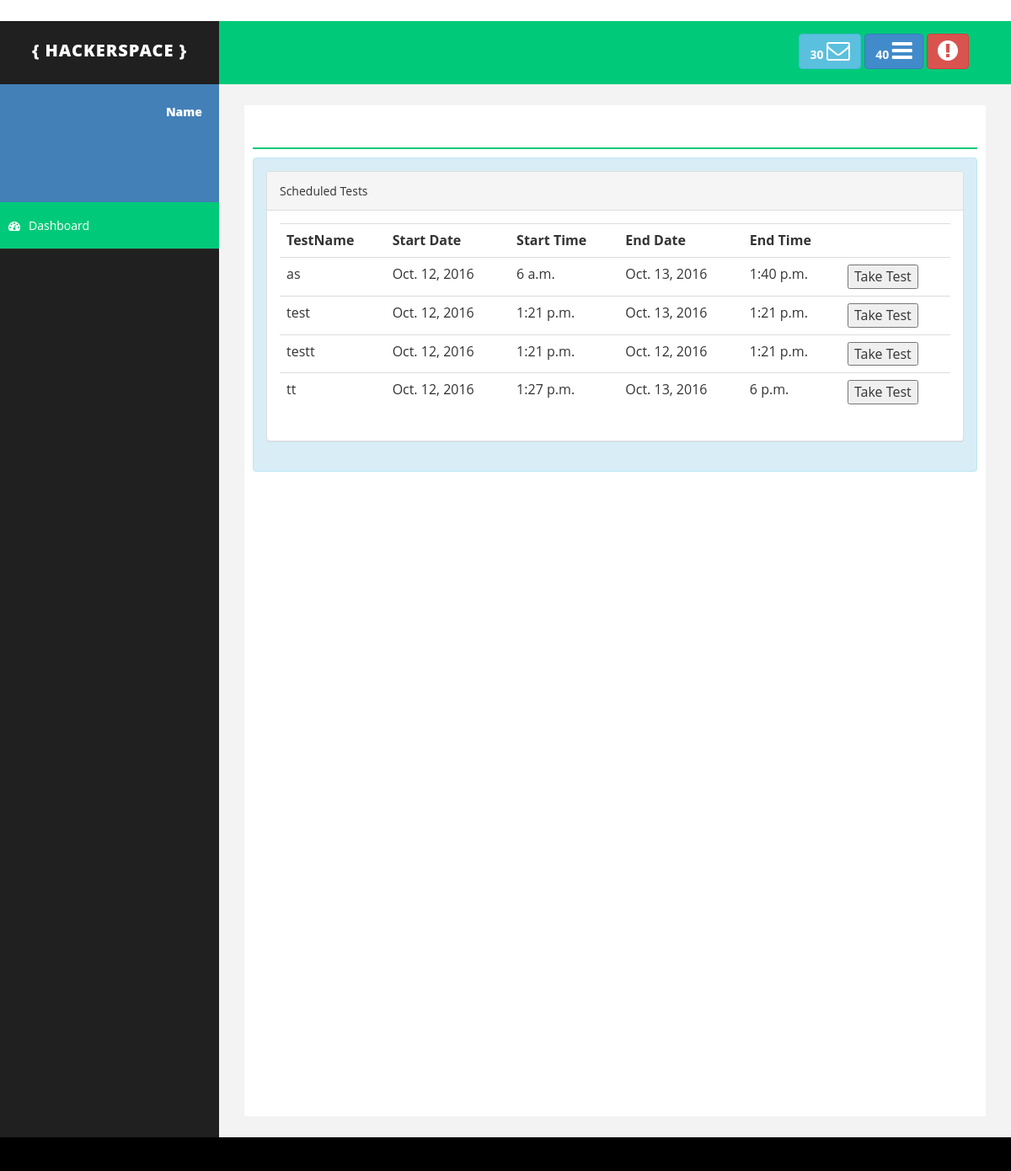
The page / on the database its author committed.
### TestAllocation/models.py (models this page shows, shortened)
class Quiz(models.Model):
	dept = Department.objects.values_list()
	quiztags = QuizSubCategories.objects.values_list()
	verbaltags = VerbalSubCategories.objects.values_list()
	tags = sorted(chain(quiztags, verbaltags))
	batch = Batches.objects.values_list()
	TestName = models.CharField(max_length=200)
	QuizTagName = models.IntegerField((u"Quiz Tags"),choices = tuple(tags))
	StartDate = models.DateField((u"Start Date"), blank=True)
	StartTime = models.TimeField((u"Start Time"), blank=True)
	EndDate = models.DateField((u"End Date"), blank=True)
	EndTime = models.TimeField((u"End Time"), blank=True)
	Batch = models.IntegerField(choices = tuple(batch))
	Department = models.IntegerField(choices = dept)
	class Meta:
		verbose_name = 'Quiz'
		verbose_name_plural = 'Quiz'

### Student/views.py (the view)
# urls.py: url(r'^$',views.index,name='index'),
def index(request):
	timeobj = datetime.datetime.now().strftime("%I:%M")
	ampm = datetime.datetime.today().strftime("%r")
	notation = ""
	if 'AM' in ampm:
		notation="a.m."
	else:
		notation="p.m."
	time = str(timeobj)+" "+notation
	t = datetime.datetime.today()
	d = datetime.date.today()
	ob = Quiz.objects.all().filter(StartDate__lte=d,StartTime__lt=t,EndDate__gte=d,EndTime__gt=t)
	ob2 = Programming.objects.all().filter(StartDate__lte=d,StartTime__lt=t,EndDate__gte=d,EndTime__gt=t)
	obj = Quiz.objects.all().order_by('StartTime')
	return render(request,"blank.html",{'tests':ob,'time':time,'testsall':obj,'prog':ob2})

### Student/templates/blank.html (shortened to what this page needs)
﻿<!DOCTYPE html>
<html xmlns="http://www.w3.org/1999/xhtml">
<head>
{% load staticfiles %}
    <link href="{% static 'assets/css/bootstrap.css' %}" rel="stylesheet" />
    <link href="{% static 'assets/css/font-awesome.css' %}" rel="stylesheet" />
    <link href="{% static 'assets/css/basic.css' %}" rel="stylesheet" />
    <link href="{% static 'assets/css/custom.css' %}" rel="stylesheet" />
</head>
<body>
    <div id="wrapper">
        <nav class="navbar navbar-default navbar-cls-top " role="navigation" style="margin-bottom: 0">
            <div class="navbar-header">
                <a class="navbar-brand" href="index.html">{ HackerSpace }</a>
            </div>
            <div class="header-right">
              <a href="#" class="btn btn-info" title="New Message"><b>30 </b><i class="fa fa-envelope-o fa-2x"></i></a>
                <a href="#" class="btn btn-primary" title="New Task"><b>40 </b><i class="fa fa-bars fa-2x"></i></a>
                <a href="#" class="btn btn-danger" title="Logout"><i class="fa fa-exclamation-circle fa-2x"></i></a>
            </div>
        </nav>
        <nav class="navbar-default navbar-side" role="navigation">
            <div class="sidebar-collapse">
                <ul class="nav" id="main-menu">
                    <li>
                        <div class="user-img-div">
                            <div class="inner-text">
                                Name
                            <br />
                            </div>
                        </div>
                    </li>
                    <li>
                        <a  class="active-menu" href="index.html"><i class="fa fa-dashboard "></i>Dashboard</a>
                    </li>
                </ul>
            </div>
        </nav>
        <div id="page-wrapper">
            <div id="page-inner">
                <div class="row">
                    <div class="col-md-12">
                        <h1 class="page-head-line"></h1>
                    </div>
                </div>
<div class="row">
                    <div class="col-md-12">
                        <div class="alert alert-info">
                             <div class="panel panel-default">
                        <div class="panel-heading">
                         Scheduled Tests
                        </div>
                        <div class="panel-body">
                            <div class="table-responsive">
<form action="test" method="post">
<table class="table">
<tr>
    <th>TestName</th>
    <th>Start Date</th>
    <th>Start Time</th>
    <th>End Date</th>
    <th>End Time</th>
    <th></th>
</tr>
{% for test in testsall %}
<tr>
<td>{{test.TestName}}</td>
<td>{{test.StartDate}}</td>
<td>{{test.StartTime}} </td>
<td>{{test.EndDate}}</td>
<td>{{test.EndTime}}</td>
<td><button type="submit" name="{{test.TestName}}" value="{{test.TestName}}">Take Test</button></td>
</tr>
{% endfor %}
</table>
</form>
</div>
</div>
</div>
</div>
</div>
</div>
                        </div>
                    </div>
                </div>
    <div id="footer-sec">
    </div>
</body>
</html>

### Student/static/assets/css/basic.css (style rules this page uses)
body { font-family: 'Open Sans', sans-serif; line-height:25px; }
#wrapper { width: 100%; background: #202020; }
#page-wrapper { padding: 15px 15px; min-height: 600px; background: #F3F3F3; }
#page-inner { width: 100%; margin: 10px 20px 10px 0px; background-color: #fff!important; padding: 10px; min-height: 1200px; }
.page-head-line { font-size: 30px; text-transform: uppercase; color: #000; font-weight: 800; padding-bottom: 20px; border-bottom: 2px solid #00CA79; margin-bottom: 10px; }
.navbar-cls-top .navbar-brand { color: #fff; background: #202020; width: 260px; text-align: center; height: 75px; font-size: 20px; letter-spacing: 1px; font-weight: 900; padding-top: 25px; text-transform:uppercase; }
.header-right { color: #fff; padding: 15px 50px 5px 50px; float: right; font-size: 16px; }
.user-img-div { min-height: 140px; padding: 20px; background-color: #4380B8; }
.user-img-div .inner-text { text-align: right; position: relative; color: #fff; font-weight: 800; line-height: 25px; }
.active-menu { background-color: #00CA79!important; }
.sidebar-collapse, .sidebar-collapse .nav { background: none; }
.sidebar-collapse .nav { padding: 0; }
.sidebar-collapse .nav > li > a { color: #fff; background: #202020; text-shadow: none; padding: 15px 40px; border-bottom: 1px solid #2F2E31; }
.sidebar-collapse > .nav > li > a { padding: 15px 10px; }
.navbar-side { border: none; background-color: #202020; }
.navbar-cls-top { background: #00CA79; border-bottom: none; }
.navbar-default { border: 0px solid black; }
.navbar-header { background: #000000; }
.nav > li > a > i { margin-right: 10px; }
#footer-sec { background-color:#000; padding:20px 50px; color:#fff; font-size:12px; }
@media (min-width:768px) { #page-wrapper { margin: 0 0 0 260px; padding: 15px 30px; min-height: 1200px; } }
@media (min-width:768px) { .navbar-side { z-index: 1; position: absolute; width: 260px; } }
@media (min-width:768px) { .navbar { border-radius: 0px; } }

### rows shown on the page
Quiz: TestName "as", StartDate "Oct. 12, 2016", StartTime "6 a.m.", EndDate "Oct. 13, 2016", EndTime "1:40 p.m."
Quiz: TestName "test", StartDate "Oct. 12, 2016", StartTime "1:21 p.m.", EndDate "Oct. 13, 2016", EndTime "1:21 p.m."
Quiz: TestName "testt", StartDate "Oct. 12, 2016", StartTime "1:21 p.m.", EndDate "Oct. 12, 2016", EndTime "1:21 p.m."
Quiz: TestName "tt", StartDate "Oct. 12, 2016", StartTime "1:27 p.m.", EndDate "Oct. 13, 2016", EndTime "6 p.m."
